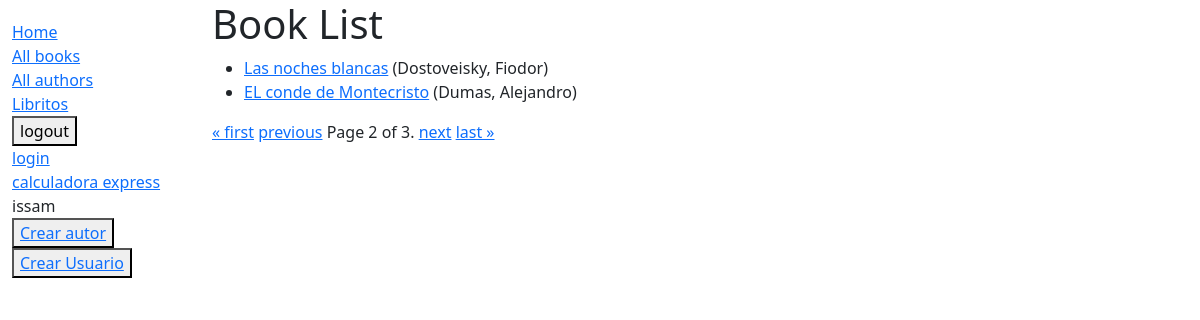
The app's page /catalog/libros/?page=2 (signed in) with its own data.
### catalog/models.py (models this page shows, shortened)
class Book(models.Model):
    title = models.CharField(max_length=200)
    lenguaje  = models.ForeignKey('Lenguaje', on_delete=models.CASCADE,null=True)
    author = models.ForeignKey('Author', on_delete=models.SET_NULL, null=True)
    summary = models.TextField(max_length=1000, help_text="Ingrese una breve descripción del libro")
    isbn = models.CharField('ISBN',max_length=13, help_text='13 Caracteres <a href="https://www.isbn-international.org/content/what-isbn">ISBN number</a>')
    genre = models.ManyToManyField(Genre, help_text="Seleccione un genero para este libro")
    def get_absolute_url(self):
        return reverse('book-detail', args=[str(self.id)])
    def display_genre(self):
        """Create a string for the Genre. This is required to display genre in Admin."""
        return ', '.join(genre.name for genre in self.genre.all()[:3])
    display_genre.short_description = 'Genre'

class Author(models.Model):
    first_name = models.CharField(max_length=100)
    last_name = models.CharField(max_length=100)
    date_of_birth = models.DateField(null=True, blank=True)
    date_of_death = models.DateField('Died', null=True, blank=True)
    def __str__(self):
        return '%s, %s' % (self.last_name, self.first_name)

### catalog/views.py (the view)
# urls.py: path('libros/',views.BookListView.as_view(),name="books"),
class BookListView(generic.ListView):
    model = Book
    paginate_by = 2
    orphans = 0
    context_object_name = 'book_list'   # your own name for the list as a template variable
    queryset = Book.objects.all() # Get 5 books containing the title war
    template_name = 'book_list.html'  # Specify your own template name/location

### catalog/templates/book_list.html
{% extends "base_generic.html" %}
{% block content %}
  <h1>Book List</h1>
  {% if book_list %}
    <ul>
      {% for book in book_list %}
      <li>
        <a href="{{ book.get_absolute_url }}">{{ book.title }}</a>
        ({{book.author}})
      </li>
      {% endfor %}
    </ul>
  {% else %}
    <p>There are no books in the library.</p>
  {% endif %}
<div class="pagination">
  <span class="step-links">
      {% if page_obj.has_previous %}
          <a href="?page=1">&laquo; first</a>
          <a href="?page={{ page_obj.previous_page_number }}">previous</a>
      {% endif %}
      <span class="current">
          Page {{ page_obj.number }} of {{ page_obj.paginator.num_pages }}.
      </span>
      {% if page_obj.has_next %}
          <a href="?page={{ page_obj.next_page_number }}">next</a>
          <a href="?page={{ page_obj.paginator.num_pages }}">last &raquo;</a>
      {% endif %}
  </span>
</div
{% endblock %}

### catalog/templates/base_generic.html (shortened to what this page needs)
<!doctype html>
<html lang="en">
  <head>
    <link href="https://cdn.jsdelivr.net/npm/bootstrap@5.3.3/dist/css/bootstrap.min.css"
      rel="stylesheet"
>
    {% load static %}
    <link rel="stylesheet" href="{% static 'css/styles.css' %}" />
  </head>
  <body>
    <div class="container-fluid">
      <div class="row">
        <div class="col-sm-2">
          {% block sidebar %}
            <ul class="sidebar-nav">
              <li><a href="{% url 'index' %}">Home</a></li>
              <li><a href="">All books</a></li>
              <li><a href="{% url 'autores' %}">All authors</a></li>
              <li><a href="/catalog/libritos">Libritos</a></li>
              <form method="post" action="{% url 'logout' %}">
                <button type="submit">logout</button>
              </form>
              <li><a href="{%url 'login'%}">login</a></li>
              <li><a href="{% url 'calculadora'%}">calculadora express</a></li>
              <li>{{ user }}</li>
              <li><button><a href="{% url 'crearAutor'%}">Crear autor</a></button></li>
              <li><button><a href="{% url 'author-create'%}">Crear Usuario</a></button></li>
            </ul>
          {% endblock %}
        </div>
        <div class="col-sm-10 ">{% block content %}{% endblock %}</div>
      </div>
    </div>
  </body>
</html>

### catalog/static/css/styles.css (style rules this page uses)
.sidebar-nav { margin-top: 20px; padding: 0; list-style: none; }

### records on screen
Book: title "Las noches blancas", author "Dostoveisky, Fiodor"
Book: title "EL conde de Montecristo", author "Dumas, Alejandro"

### other values on screen
{{ user }} "issam"
{{ page_obj.number }} "2"
{{ page_obj.paginator.num_pages }} "3"
